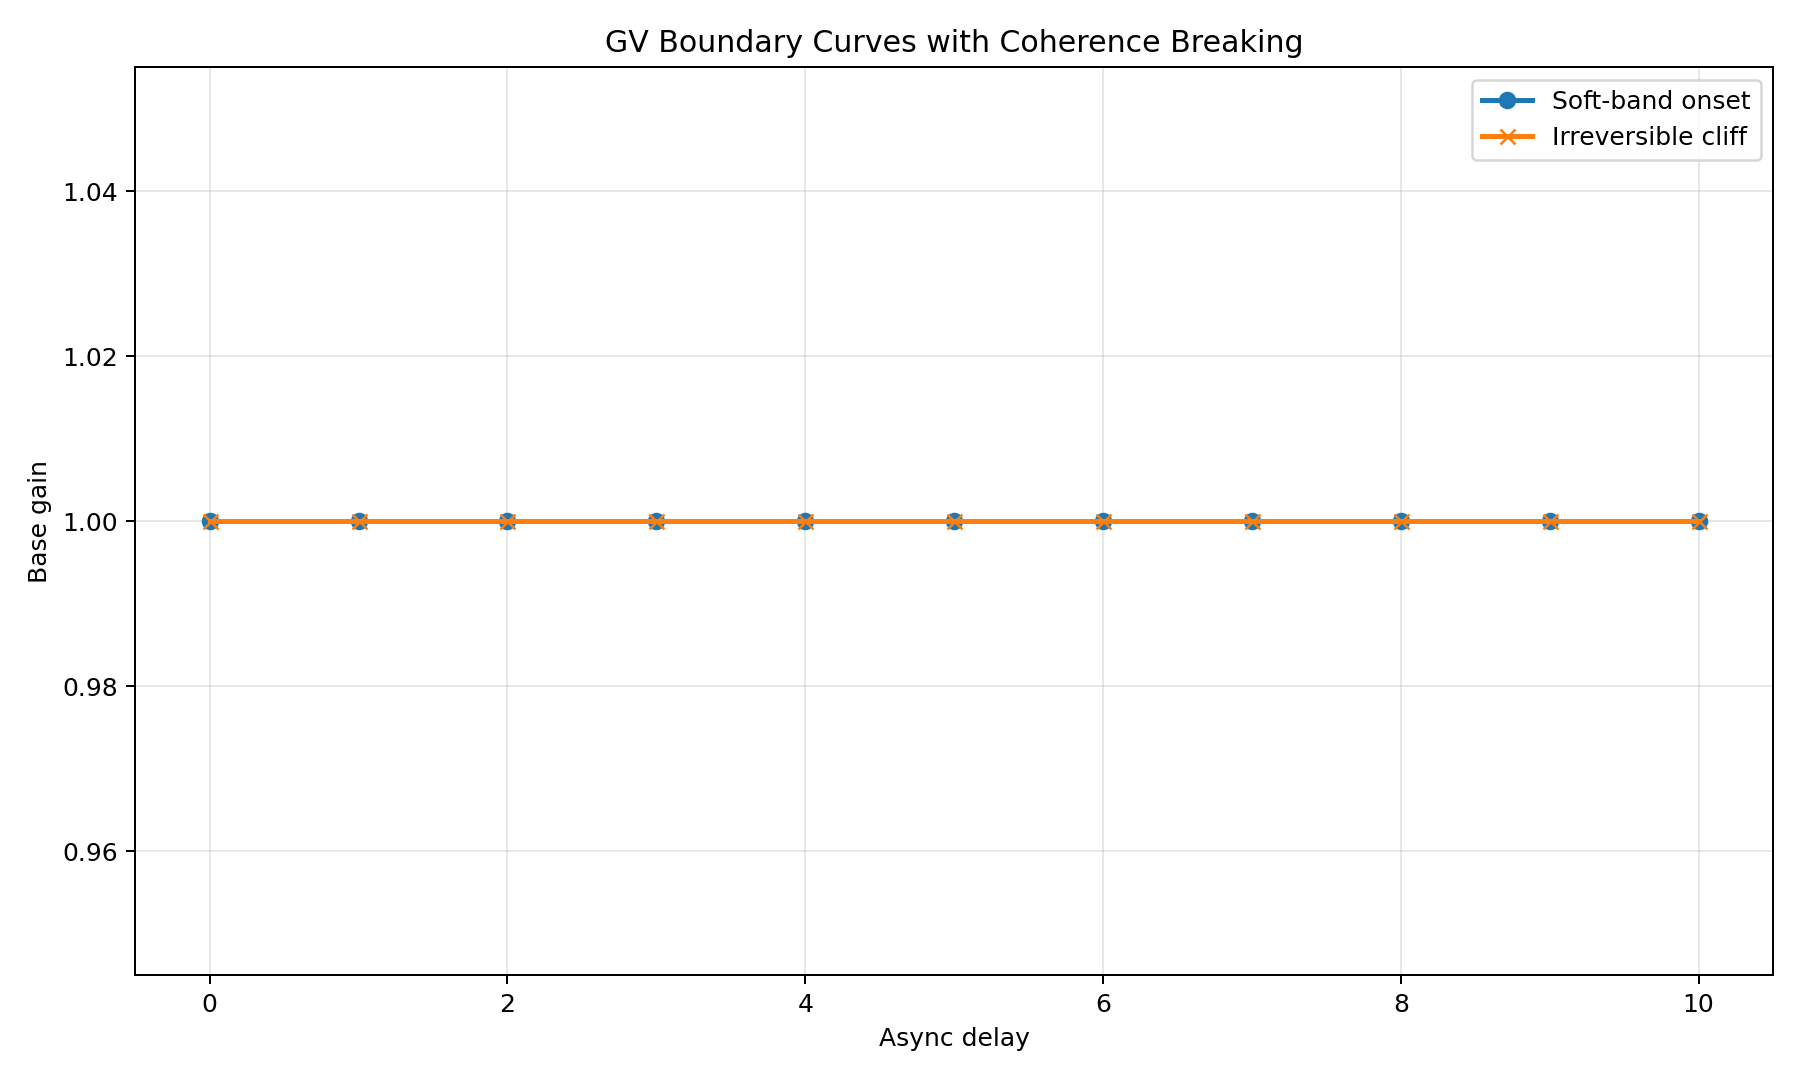

The script that saved this image:
from __future__ import annotations

import csv
import os
import random
import sys
from pathlib import Path
from statistics import mean
from typing import List, Optional

sys.path.append(os.path.dirname(os.path.dirname(__file__)))

import matplotlib.pyplot as plt

from gvai.sentinel import GVSentinel, SentinelConfig


ROOT = Path(__file__).resolve().parent
OUT_CSV = ROOT / "gv_boundary_curves_break_coherence.csv"
OUT_PNG = ROOT / "gv_boundary_curves_break_coherence.png"


def init_vals(n: int = 8) -> List[float]:
    return [1.0] + [random.uniform(0.8, 1.2) for _ in range(n - 1)]


def init_gains(base_gain: float, n: int = 8, spread: float = 0.08) -> List[float]:
    return [base_gain + random.uniform(-spread, spread) for _ in range(n)]


def delayed_update(
    values: List[float],
    buffers: List[List[float]],
    gains: List[float],
    noise: float,
    shock_prob: float = 0.18,
) -> List[float]:
    global_mu = mean(values)
    out: List[float] = []

    shock_index = random.randrange(len(values)) if random.random() < shock_prob else None

    for i, v in enumerate(values):
        history = buffers[i]
        source = history.pop(0)
        history.append(float(v))

        # break global coherence: local state still matters
        local_mu = 0.7 * global_mu + 0.3 * v
        g = gains[i]

        updated = local_mu + (source - local_mu) * g + random.uniform(-noise, noise)

        if shock_index is not None and i == shock_index:
            updated += random.uniform(0.2, 0.5)

        out.append(updated)

    return out


def mix_ws_partial(values: List[float], p_mix: float = 0.20) -> List[float]:
    out = values[:]
    n = len(values)
    for i in range(n):
        if random.random() < p_mix:
            avg = (values[(i + 1) % n] + values[(i + 2) % n]) / 2.0
            out[i] = 0.82 * values[i] + 0.18 * avg
    return out


def classify_case(base_gain: float, delay: int, noise: float = 0.05, steps: int = 30) -> dict:
    random.seed(42)

    cfg = SentinelConfig(
        auto_apply=True,
        variance_velocity_threshold=0.01,
        variance_acceleration_threshold=0.015,
        dt_stagnation_threshold=0.005,
        rebalance_strength=0.60,
        damp_strength=0.40,
    )
    sentinel = GVSentinel(cfg)

    values = init_vals()
    gains = init_gains(base_gain, n=len(values), spread=0.08)
    buffers = [[float(v)] * max(1, delay) for v in values]

    ever_soft = False
    ever_irrecoverable = False
    ever_recoverable = False
    max_accel = 0.0
    max_vel = 0.0
    final_var = 0.0

    for step in range(1, steps + 1):
        values = delayed_update(values, buffers, gains=gains, noise=noise, shock_prob=0.18)

        if step > 10:
            values = mix_ws_partial(values, p_mix=0.20)

        out = sentinel.update(values)

        final_var = out.variance_value
        max_accel = max(max_accel, out.variance_acceleration)
        max_vel = max(max_vel, out.variance_velocity)

        if out.soft_regime_flag:
            ever_soft = True
        if out.status == "irrecoverable":
            ever_irrecoverable = True
        if out.delta_t_estimate is not None and out.delta_t_estimate > 0:
            ever_recoverable = True

    if ever_irrecoverable:
        phase = "IRRECOVERABLE"
        phase_code = 3
    elif ever_soft:
        phase = "SOFT"
        phase_code = 2
    elif ever_recoverable:
        phase = "RECOVERABLE"
        phase_code = 1
    else:
        phase = "STABLE"
        phase_code = 0

    return {
        "gain": round(base_gain, 3),
        "delay": delay,
        "phase": phase,
        "phase_code": phase_code,
        "final_variance": round(final_var, 6),
        "max_acceleration": round(max_accel, 6),
        "max_velocity": round(max_vel, 6),
    }


def first_gain(rows: List[dict], delay: int, minimum_phase_code: int) -> Optional[float]:
    subset = sorted((r for r in rows if r["delay"] == delay), key=lambda x: x["gain"])
    for r in subset:
        if int(r["phase_code"]) >= minimum_phase_code:
            return float(r["gain"])
    return None


def write_csv(rows: List[dict], path: Path) -> None:
    fieldnames = ["gain", "delay", "phase", "phase_code", "final_variance", "max_acceleration", "max_velocity"]
    with path.open("w", newline="", encoding="utf-8") as f:
        writer = csv.DictWriter(f, fieldnames=fieldnames)
        writer.writeheader()
        writer.writerows(rows)


def plot_curves(rows: List[dict], delays: List[int], path: Path) -> None:
    soft_boundary = [first_gain(rows, d, 2) for d in delays]
    irr_boundary = [first_gain(rows, d, 3) for d in delays]

    fig = plt.figure(figsize=(10, 6))
    ax = fig.add_subplot(1, 1, 1)

    soft_x = [d for d, g in zip(delays, soft_boundary) if g is not None]
    soft_y = [g for g in soft_boundary if g is not None]
    irr_x = [d for d, g in zip(delays, irr_boundary) if g is not None]
    irr_y = [g for g in irr_boundary if g is not None]

    if soft_x:
        ax.plot(soft_x, soft_y, marker="o", linewidth=2, label="Soft-band onset")
    if irr_x:
        ax.plot(irr_x, irr_y, marker="x", linewidth=2, label="Irreversible cliff")

    ax.set_xlabel("Async delay")
    ax.set_ylabel("Base gain")
    ax.set_title("GV Boundary Curves with Coherence Breaking")
    ax.legend()
    ax.grid(True, alpha=0.3)

    plt.tight_layout()
    plt.savefig(path, dpi=180)
    plt.close()


def main() -> None:
    gains = [round(x, 3) for x in [
        1.00, 1.005, 1.01, 1.015, 1.02, 1.03, 1.04, 1.05, 1.06, 1.07, 1.08, 1.09, 1.10
    ]]
    delays = list(range(0, 11))

    rows: List[dict] = []
    for d in delays:
        for g in gains:
            rows.append(classify_case(base_gain=g, delay=d))

    write_csv(rows, OUT_CSV)
    plot_curves(rows, delays, OUT_PNG)

    print("Saved CSV:", OUT_CSV)
    print("Saved plot:", OUT_PNG)
    print("\\nBoundary curves:")
    for d in delays:
        soft = first_gain(rows, d, 2)
        irr = first_gain(rows, d, 3)
        print(f"delay={d}: soft={soft}, irrecoverable={irr}")


if __name__ == "__main__":
    main()
